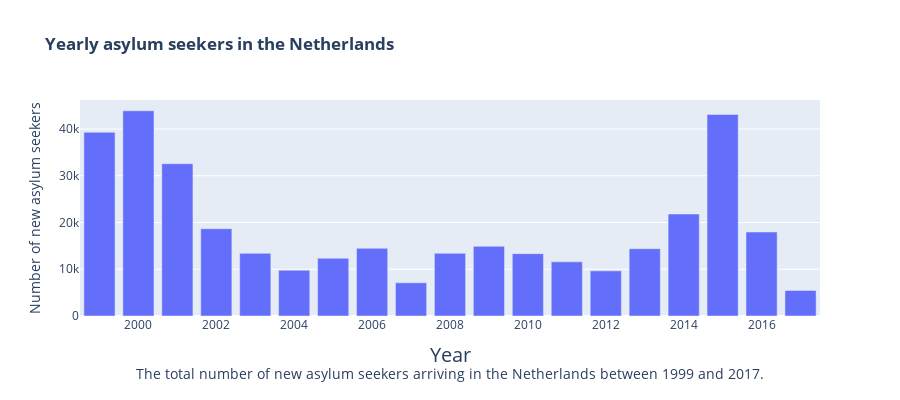

Write notebook code for a chart like this one.
### Markdown cell above
### Yearly asylum seekers in the Netherlands

### Code cell
pmpc_df = pd.read_csv("data/processed_monthly_per_country.csv", sep=",", low_memory=False)

trace = go.Bar(
    x = pmpc_df['Year'].unique(),
    y = pmpc_df.groupby(pmpc_df.Year)['Netherlands'].sum()
)
fig = go.Figure(trace)

fig.update_layout(
    title='<b>Yearly asylum seekers in the Netherlands</b>',
    yaxis=dict(
        title='Number of new asylum seekers',
    ),
    xaxis=dict(
        title='Year<br><sup>The total number of new asylum seekers arriving in the Netherlands between 1999 and 2017.</sup>',
        titlefont_size=20,
    ),
    height=400,
)
fig.show()

### Figure 1 — Plotly figure (JSON) as saved in the notebook; plotly's stock layout.template omitted (floating-point values rounded to 4 significant figures)
{"data": [{"type": "bar", "x": [1999, 2000, 2001, 2002, 2003, 2004, 2005, 2006, 2007, 2008, 2009, 2010, 2011, 2012, 2013, 2014, 2015, 2016, 2017], "y": [39300, 43892, 32579, 18667, 13402, 9782, 12347, 14465, 7102, 13399, 14905, 13333, 11590, 9664, 14399, 21811, 43099, 17965, 5467]}], "layout": {"height": 400, "title": {"text": "<b>Yearly asylum seekers in the Netherlands</b>"}, "xaxis": {"title": {"font": {"size": 20}, "text": "Year<br><sup>The total number of new asylum seekers arriving in the Netherlands between 1999 and 2017.</sup>"}}, "yaxis": {"title": {"text": "Number of new asylum seekers"}}}}
